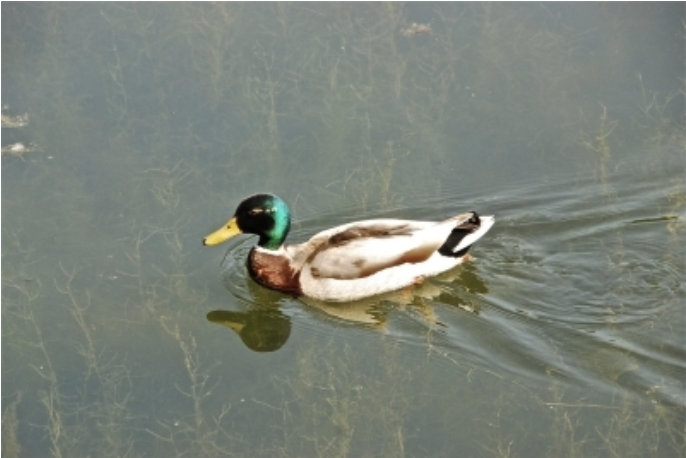
#> input picture images/duck1.png, 686 x 458 px, given in place of duck.jpg, which was not available
$ jupyter execute part1.ipynb
#> lines starting #> are read from the running program, lines starting #| are printed output that depends on the picture; after the words box and inside, x2 and y2 are one past the last pixel; in counts of white or black regions, pixels touching at a corner belong together; pictures that were not available may be replaced by others from this repository, and a replacement may not be noted
[cell 1]
import cv2
import numpy as np
import matplotlib.pyplot as plt


def combineForegroundBackground(fgImg, fgMask, bgImg, topLeft):
    # Get the dimensions of the foreground image and background image
    fgH, fgW = fgImg.shape[:2]
    bgH, bgW = bgImg.shape[:2]

    # Get the position of the top-left corner of the foreground image in the background image
    fgTop, fgLeft = topLeft

    # Calculate the position of the bottom-right corner of the foreground image in the background image
    fgBottom = fgTop + fgH
    fgRight = fgLeft + fgW

    # Create a copy of the background image
    outputImg = bgImg.copy()

    # Loop through each pixel in the foreground mask
    for y in range(fgH):
        for x in range(fgW):
            # If the pixel belongs to the foreground object
            if fgMask[y,x] > 0:
                # Calculate the corresponding position in the background image
                bgX = fgLeft + x
                bgY = fgTop + y

                # Make sure the position is within the bounds of the background image
                if bgX >= 0 and bgX < bgW and bgY >= 0 and bgY < bgH:
                    # Copy the pixel value from the foreground image to the background image
                    outputImg[bgY,bgX] = fgImg[y,x]

    return outputImg

# Load the foreground image and mask
fgImg = cv2.imread('duck.jpg')
#> fgImg is the input picture: shape (458, 686, 3); mean B, G, R 120.8, 130.2, 123.6
fgMask = cv2.imread('duck2.png', cv2.IMREAD_GRAYSCALE)
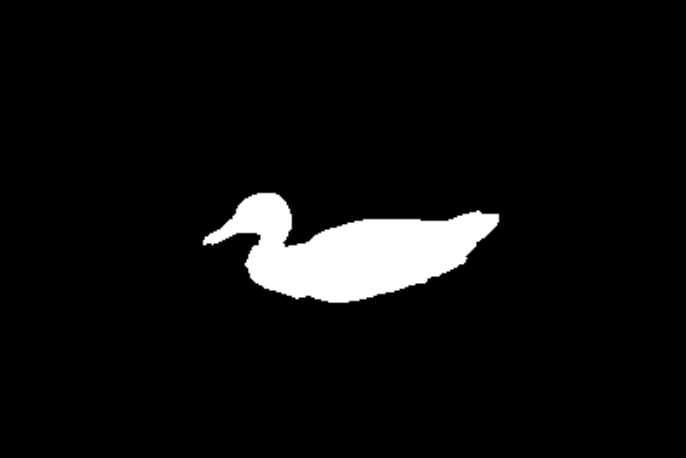
#> input picture images/duck2.png, 686 x 458 px, found by its file name
#> fgMask is the input picture: shape (458, 686); min 0, max 255, mean 13.8

# Load the background image
bgImg = cv2.imread('houses.jpg')
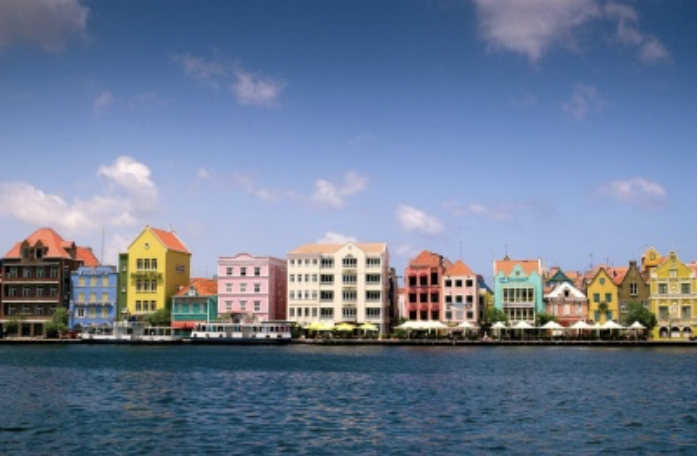
#> input picture images/houses.png, 698 x 456 px, given in place of houses.jpg, which was not available
#> bgImg is the input picture: shape (456, 698, 3); mean B, G, R 147, 122.8, 107.4

# Define the position of the top-left corner of the foreground image in the background image
topLeft = (50, 3)
topLeft2= (100, 3)
topRight= (100, 150)

# Combine the foreground and background images

plt.subplot(2, 2, 1)
plt.axis('off')
plt.imshow(bgImg[:,:,::-1])

combinedImg = combineForegroundBackground(fgImg, fgMask, bgImg, topLeft)
#> after the loop in combineForegroundBackground, `for y in range(fgH):`:
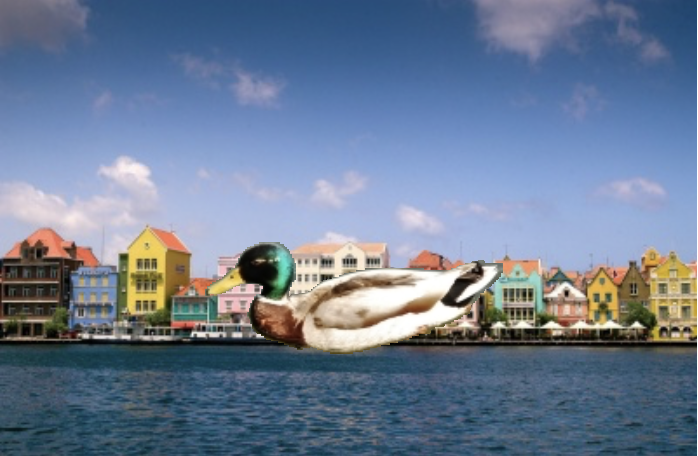
#> outputImg: shape (456, 698, 3); 5.6% of pixels changed, all inside (x1, y1, x2, y2) = (205, 242, 503, 354)
plt.subplot(2, 2, 2)
plt.axis('off')
plt.imshow(combinedImg[:,:,::-1])

combinedImg1 = combineForegroundBackground(fgImg, fgMask, bgImg, topLeft2)
#> call 2 of combineForegroundBackground, with topLeft = (100, 3)
#> after the loop in combineForegroundBackground (call 2), `for y in range(fgH):`:
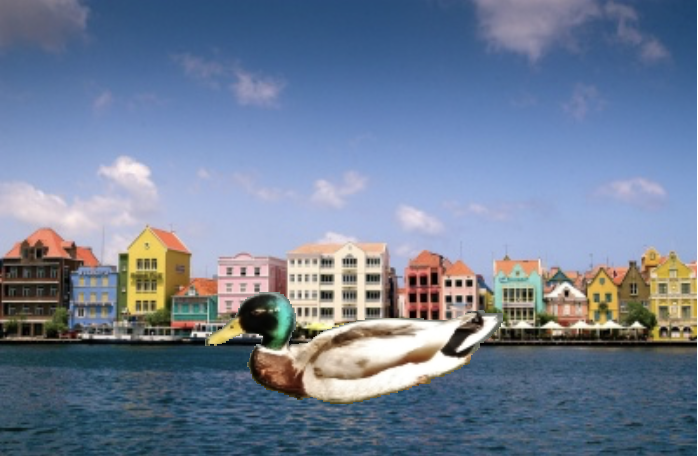
#> outputImg: shape (456, 698, 3); 5.6% of pixels changed, all inside (x1, y1, x2, y2) = (205, 292, 503, 404)
plt.subplot(2,2,3)
plt.axis('off')
plt.imshow(combinedImg1[:,:,::-1])


combinedImg2 = combineForegroundBackground(fgImg, fgMask, bgImg, topRight)
#> call 3 of combineForegroundBackground, with topLeft = (100, 150)
#> after the loop in combineForegroundBackground (call 3), `for y in range(fgH):`:
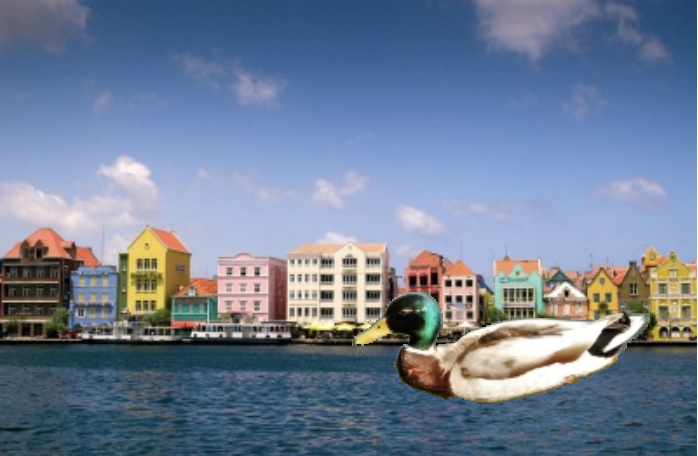
#> outputImg: shape (456, 698, 3); 5.6% of pixels changed, all inside (x1, y1, x2, y2) = (352, 292, 650, 404)
plt.subplot(2,2,4)
plt.axis('off')
plt.imshow(combinedImg2[:,:,::-1])


plt.show()
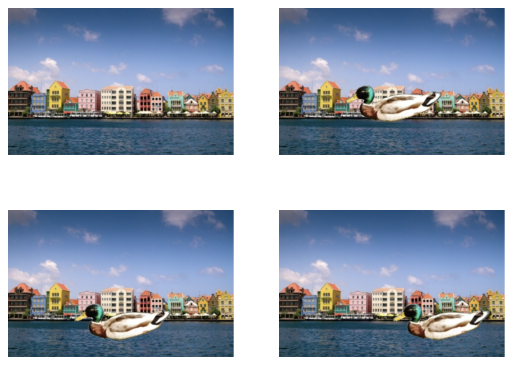
#> figure drawn by matplotlib, 4 panels
